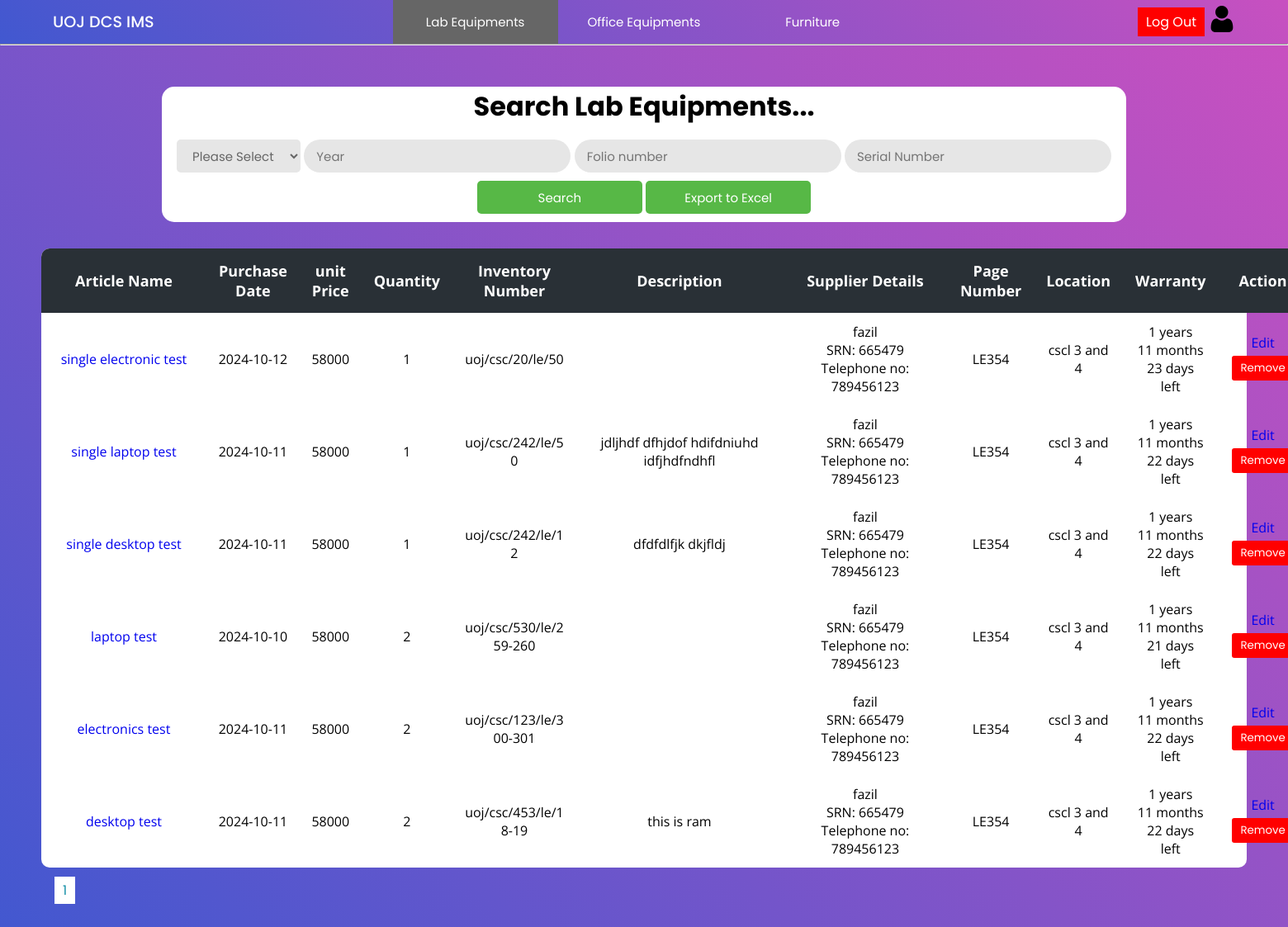
The app's page /Project/lab/lab.php (signed in) with its own data.
### tables this page shows
CREATE TABLE `invoice` (
  `invoice_id` int(11) NOT NULL,
  `name` varchar(200) NOT NULL,
  `date` date NOT NULL,
  `price` float NOT NULL,
  `quantity` int(11) NOT NULL,
  `folio_number` varchar(50) NOT NULL,
  `description` varchar(400) NOT NULL,
  `supplier_name` varchar(150) NOT NULL,
  `supplier_tt` int(15) NOT NULL,
  `srn` int(11) NOT NULL,
  `type` varchar(15) NOT NULL,
  `page_number` varchar(30) NOT NULL,
  `location` varchar(50) NOT NULL,
  `warranty` int(11) NOT NULL
);

### Project/lab/lab.php (the view, shortened to what this page needs)
<?php
include("../config/connection.php");
$rowsPerPage = 10;
$page = isset($_GET['page']) ? intval($_GET['page']) : 1;
$offset = ($page - 1) * $rowsPerPage;
$queryinvoice = "SELECT * FROM invoice ORDER BY invoice_id DESC LIMIT $offset, $rowsPerPage";
$totalRows = mysqli_num_rows(mysqli_query($con, "SELECT * FROM invoice"));
$totalPages = ceil($totalRows / $rowsPerPage);
?>
<!DOCTYPE html>
<html lang="en">
<head>
    <link rel="stylesheet" href="../css/lab.css">
    <link rel="stylesheet" href="../css/main.css">
</head>
<body>
    <?php include "../header/header.php"; ?>
    <hr>
    <div class="main-container">
        <div class="container">
            <h2>Search Lab Equipments...</h2>
            <div>
                <form action="lab.php" method="get">
                    <select name="type">
                        <option value="">Please Select</option>
                    </select>
                    <input type="number" placeholder="Year" name="year" value="<?php if (isset($_POST['year'])) {
                                                                                    echo $_POST['year'];
                                                                                } ?>" />
                    <input type="text" placeholder="Folio number" name="folio" value="<?php if (isset($_POST['folio'])) {
                                                                                            echo $_POST['folio'];
                                                                                        } ?>" />
                    <input type="text" placeholder="Serial Number" name="SN" value="<?php if (isset($_POST['SN'])) {
                                                                                        echo $_POST['SN'];
                                                                                    } ?>">
                    <input class="button" type="submit" name="search" value="Search" />
                    <input class="button" type="submit" name="export" value="Export to Excel" />
                </form>
            </div>
        </div>
        <div class="table-con">
            <table>
                <thead>
                    <tr>
                        <th>Article Name</th>
                        <th>Purchase Date</th>
                        <th>unit Price</th>
                        <th>Quantity</th>
                        <th>Inventory Number</th>
                        <th>Description</th>
                        <th colspan=2>Supplier Details</th>
                        <th>Page Number</th>
                        <th>Location</th>
                        <th>Warranty</th>
                        <th>Action</th>
                    </tr>
                </thead>
                <tbody>
                    <?php
                    $resultinvoice = mysqli_query($con, $queryinvoice);
                    while ($rowinvoice = mysqli_fetch_assoc($resultinvoice)) {
                    ?>
                        <tr>
                            <td class="name"><a href="labItems.php?searchItems=true&id=<?php echo $rowinvoice['invoice_id'] ?>"><?php echo $rowinvoice['name'] ?></a></td>
                            <td><?php echo $rowinvoice['date'] ?></td>
                            <td><?php echo $rowinvoice['price'] ?></td>
                            <td><?php echo $rowinvoice['quantity'] ?></td>
                            <td class="folio_number"><?php echo $rowinvoice['folio_number'] ?></td>
                            <td class="description"><?php echo $rowinvoice['description'] ?></td>
                            <td class="sname" colspan=2>
                                <?php
                                echo $rowinvoice['supplier_name'];
                                if (!empty($rowinvoice['srn'])) {
                                    echo "<br>SRN: " . $rowinvoice['srn'];
                                }
                                if (!empty($rowinvoice['supplier_tt'])) {
                                    echo "<br>Telephone no: " . $rowinvoice['supplier_tt'];
                                }
                                ?>
                            </td>
                            <td><?php echo $rowinvoice['page_number'] ?></td>
                            <td><?php echo $rowinvoice['location'] ?></td>
                            <td>
                                <?php
                                $purchaseDate = $rowinvoice['date'];
                                $warrantyMonths = $rowinvoice['warranty'];
                                $purchaseDateObj = new DateTime($purchaseDate);
                                $purchaseDateObj->modify("+$warrantyMonths months");
                                $currentDate = new DateTime();
                                if ($purchaseDateObj > $currentDate) {
                                    $interval = $currentDate->diff($purchaseDateObj);
                                    if ($interval->y > 0) {
                                        echo  $interval->y . " years<br>";
                                    }
                                    if ($interval->m > 0) {
                                        echo $interval->m . " months<br>";
                                    }
                                    if ($interval->d > 0) {
                                        echo  $interval->d . " days<br>left";
                                    }
                                } else {
                                    echo "expired";
                                }
                                ?>
                            </td>
                            <td>
                                <a href="addData.php?id=<?php echo $rowinvoice['invoice_id'] ?>">Edit</a>
                                <form method="post" action="actionItem.php">
                                    <button class="logout" type="submit" onclick="return confirm('Are you sure to remove this record ?')">Remove</button>
                                </form>
                            </td>
                        </tr>
                    <?php
                    }
                    ?>
                </tbody>
            </table>
        </div>
        <div class="pagination" style="margin:15px;">
            <?php
            for ($i = 1; $i <= $totalPages; $i++) {
                echo '<a href="?page=' . $i . '" style="margin:1px;background-color: #fff; color: #1690A7; border: none; padding: 5px 10px; cursor: pointer; width:5px;">' . $i . '</a>';
            }
            ?>
        </div>
    </div>
</body>
</html>

### Project/css/lab.css (style rules this page uses)
.main-container { padding: 50px; min-height: 100vh; height: fit-content; background: linear-gradient(-135deg, #c850c0, #4158d0); }
.container { text-align: center; background-color: white; border-radius: 15px; width: 80%; margin: auto; margin-bottom: 2rem; padding: 0 0 10px 0; }
h2 { font-size: 2rem; margin-bottom: 1rem; font-family: 'Poppins', sans-serif; }
select { font-size: 15px; color: #666; background: #e6e6e6; height: 40px; border-radius: 5px; padding: 0 15px 0 15px; border: none; font-family: 'Poppins', sans-serif; width: 150px; }
option { font-size: 15px; color: #666; background: #e6e6e6; height: 40px; border-radius: 5px; padding: 0 15px 0 15px; border: none; font-family: 'Poppins', sans-serif; }
.button { background: #57b846; color: white; cursor: pointer; height: 40px; border-radius: 5px; padding: 0 15px 0 15px; border: none; font-family: 'Poppins', sans-serif; width: 200px; margin-top: 10px; }
table { border-collapse: collapse; border-radius: 10px; overflow: hidden; max-width: 100%; margin: 0 auto; position: relative; }
.table-con { border-collapse: collapse; background: #fff; border-radius: 10px; width: auto; margin: auto; position: relative; font-family: 'Open Sans'; text-align: center; background: #fff; }
.table-con td.description { max-width: 300px; word-wrap: break-word; min-width: 250px; }
.table-con td.name { max-width: 200px; word-wrap: break-word; min-width: 200px; }
.table-con td.sname { max-width: 300px; word-wrap: break-word; min-width: 200px; }
.table-con td.folio_number { max-width: 150px; word-wrap: break-word; }
th { width: 100px; font-size: 18px; background: #293036; color: white; padding: 15px; }
td { padding: 12px; }
input { font-size: 15px; color: #666; background: #e6e6e6; height: 40px; border-radius: 20px; padding: 0 15px 0 15px; border: none; font-family: 'Poppins', sans-serif; }
.logout { margin: 5px; background-color: #ff0000; color: #ffffff; border: none; padding: 5px 10px; cursor: pointer; }

### Project/css/main.css (style rules this page uses)
* { margin: 0; padding: 0; text-decoration: none; box-sizing: border-box; }
:root { --bg-gradient: linear-gradient(-135deg, #c850c0, #4158d0); --bg-gray: #e6e6e6; --text-color: #666; --inp-color: #57b846; }
body { font-family: 'Poppins', sans-serif; }

### Project/css/header.css (style rules this page uses)
* { margin: 0; padding: 0; text-decoration: none; box-sizing: border-box; }
:root { --bg-gradient: linear-gradient(-135deg, #c850c0, #4158d0); --bg-gray: #e6e6e6; --text-color: #666; --inp-color: #57b846; }
body { font-family: 'Poppins', sans-serif; }
button { border: none; padding: 3px 4px; border-radius: 3px; font-family: 'Poppins', sans-serif; margin-right: 10px; }
.logout { margin: 5px; background-color: #ff0000; color: #ffffff; border: none; padding: 5px 10px; cursor: pointer; }

### records on screen
invoice: name "single electronic test", date "2024-10-12", price "58000", quantity "1", folio_number "uoj/csc/20/le/50", supplier_name "fazil", srn "665479", supplier_tt "789456123", page_number "LE354", location "cscl 3 and 4", date+warranty "1", date+warranty "11", date+warranty "23"
invoice: name "single laptop test", date "2024-10-11", price "58000", quantity "1", folio_number "uoj/csc/242/le/50", description "jdljhdf dfhjdof hdifdniuhd idfjhdfndhfl", supplier_name "fazil", srn "665479", supplier_tt "789456123", page_number "LE354", location "cscl 3 and 4", date+warranty "1", date+warranty "11", date+warranty "22"
invoice: name "single desktop test", date "2024-10-11", price "58000", quantity "1", folio_number "uoj/csc/242/le/12", description "dfdfdlfjk dkjfldj", supplier_name "fazil", srn "665479", supplier_tt "789456123", page_number "LE354", location "cscl 3 and 4", date+warranty "1", date+warranty "11", date+warranty "22"
invoice: name "laptop test", date "2024-10-10", price "58000", quantity "2", folio_number "uoj/csc/530/le/259-260", supplier_name "fazil", srn "665479", supplier_tt "789456123", page_number "LE354", location "cscl 3 and 4", date+warranty "1", date+warranty "11", date+warranty "21"
invoice: name "electronics test", date "2024-10-11", price "58000", quantity "2", folio_number "uoj/csc/123/le/300-301", supplier_name "fazil", srn "665479", supplier_tt "789456123", page_number "LE354", location "cscl 3 and 4", date+warranty "1", date+warranty "11", date+warranty "22"
invoice: name "desktop test", date "2024-10-11", price "58000", quantity "2", folio_number "uoj/csc/453/le/18-19", description "this is ram", supplier_name "fazil", srn "665479", supplier_tt "789456123", page_number "LE354", location "cscl 3 and 4", date+warranty "1", date+warranty "11", date+warranty "22"
